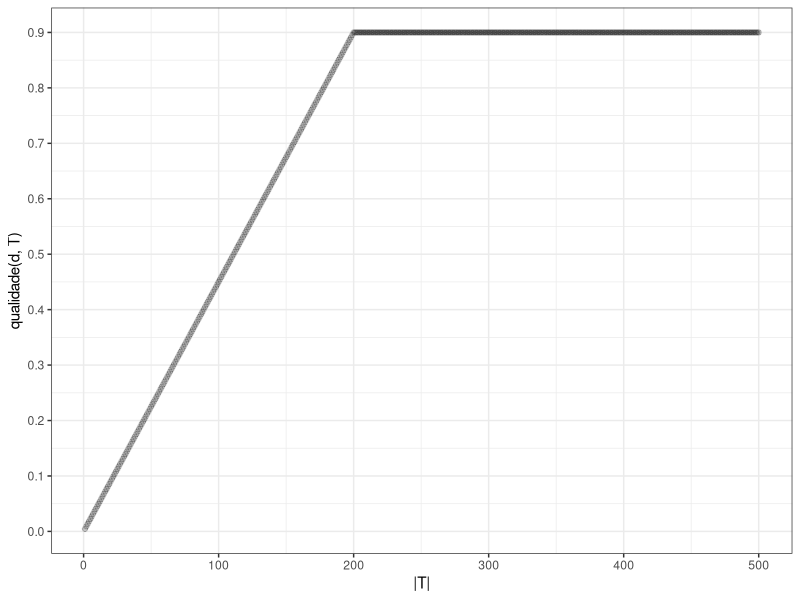
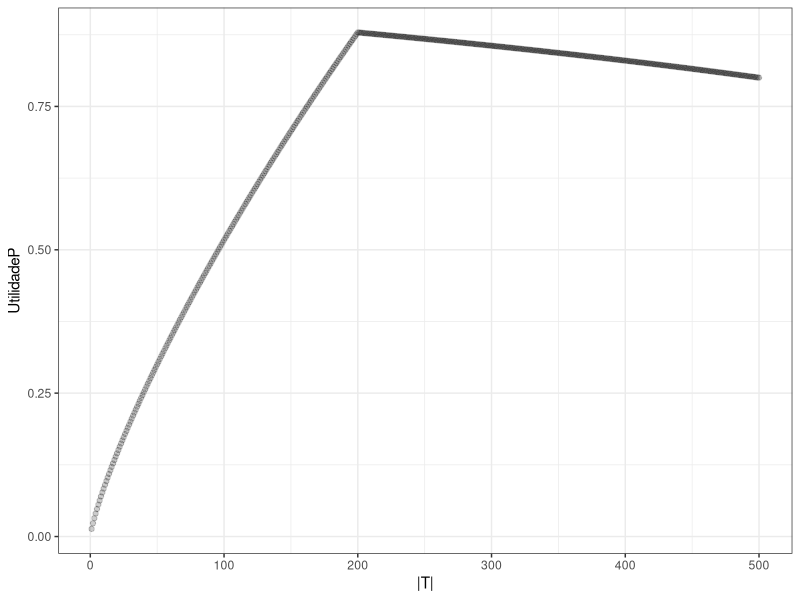
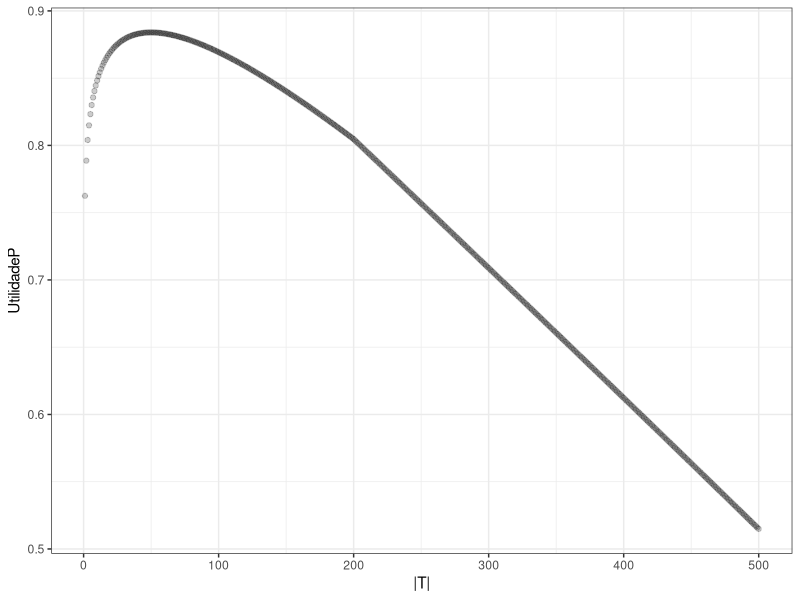

Source code (R) for these figures, in order:
## ---- chunk 1
knitr::opts_chunk$set(echo = TRUE)

library(ggplot2)
## ---- chunk 2
qualidade <- function(d, t) {
  result <- seq(length(t))
  for (i in 1:length(result)) {
    if (i < 0.2*d) {
      result[i] <- (4.5*i)/d
    } else {
      result[i] <- 0.9
    }
  }
  return(result)
}

t <- seq(500)

ggplot(data.frame(x=t, q=qualidade(1000,t)), aes(x = x, y = q)) +
  geom_point(alpha = 0.2) +
  theme_bw() +
  scale_y_continuous(name="qualidade(d, T)", breaks = c(0,0.1,0.2,0.3,0.4,0.5,0.6,0.7,0.8,0.9)) +
  xlab("|T|")
## ---- chunk 3
utilidadeP <- function(d, t, alpha) {
  q <- qualidade(d, t)
  result <- NULL
  for (i in 1:length(q)) {
    result[i] <- ((1 - (i/d))^(alpha))*q[i]^(1-alpha)
  }
  return(result)
}

ggplot(data.frame(x=t, q=utilidadeP(1000, t, 0.2)), aes(x = x, y = q)) +
  geom_point(alpha = 0.2) +
  theme_bw() +
  xlab("|T|") +
  ylab("UtilidadeP")

ggplot(data.frame(x=t, q=utilidadeP(1000, t, 0.95)), aes(x = x, y = q)) +
  geom_point(alpha = 0.2) +
  theme_bw() +
  xlab("|T|") +
  ylab("UtilidadeP")
